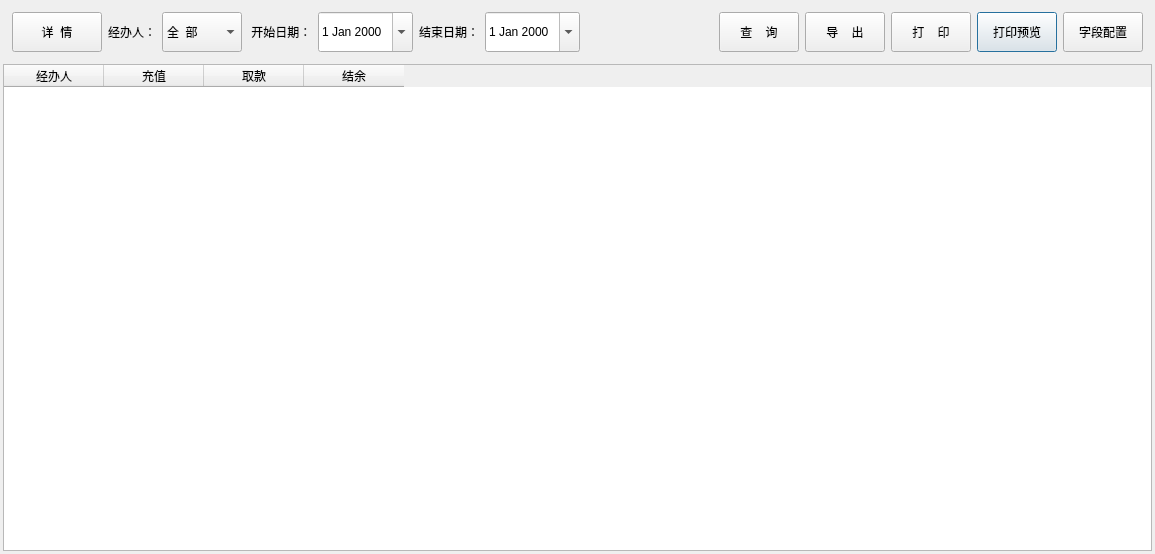
<?xml version="1.0" encoding="UTF-8"?>
<ui version="4.0">
 <class>Dialog</class>
 <widget class="QDialog" name="Dialog">
  <property name="geometry">
   <rect>
    <x>0</x>
    <y>0</y>
    <width>1155</width>
    <height>554</height>
   </rect>
  </property>
  <property name="minimumSize">
   <size>
    <width>720</width>
    <height>554</height>
   </size>
  </property>
  <property name="maximumSize">
   <size>
    <width>16777215</width>
    <height>16777215</height>
   </size>
  </property>
  <property name="mouseTracking">
   <bool>true</bool>
  </property>
  <property name="windowTitle">
   <string>公司资金报表</string>
  </property>
  <layout class="QVBoxLayout" name="verticalLayout">
   <property name="spacing">
    <number>3</number>
   </property>
   <property name="margin">
    <number>3</number>
   </property>
   <item>
    <widget class="QWidget" name="widget" native="true">
     <layout class="QGridLayout" name="gridLayout">
      <item row="0" column="11">
       <widget class="QPushButton" name="pushButton_8">
        <property name="minimumSize">
         <size>
          <width>0</width>
          <height>40</height>
         </size>
        </property>
        <property name="text">
         <string>打印预览</string>
        </property>
       </widget>
      </item>
      <item row="0" column="0">
       <widget class="QPushButton" name="pushButton">
        <property name="enabled">
         <bool>true</bool>
        </property>
        <property name="minimumSize">
         <size>
          <width>90</width>
          <height>40</height>
         </size>
        </property>
        <property name="text">
         <string>详  情</string>
        </property>
       </widget>
      </item>
      <item row="0" column="7">
       <spacer name="horizontalSpacer">
        <property name="orientation">
         <enum>Qt::Horizontal</enum>
        </property>
        <property name="sizeHint" stdset="0">
         <size>
          <width>40</width>
          <height>20</height>
         </size>
        </property>
       </spacer>
      </item>
      <item row="0" column="2">
       <widget class="QComboBox" name="comboBox_3">
        <property name="minimumSize">
         <size>
          <width>80</width>
          <height>40</height>
         </size>
        </property>
        <item>
         <property name="text">
          <string>全  部</string>
         </property>
        </item>
       </widget>
      </item>
      <item row="0" column="8">
       <widget class="QPushButton" name="pushButton_4">
        <property name="minimumSize">
         <size>
          <width>0</width>
          <height>40</height>
         </size>
        </property>
        <property name="text">
         <string>查    询</string>
        </property>
       </widget>
      </item>
      <item row="0" column="12">
       <widget class="QPushButton" name="pushButton_7">
        <property name="minimumSize">
         <size>
          <width>0</width>
          <height>40</height>
         </size>
        </property>
        <property name="text">
         <string>字段配置</string>
        </property>
       </widget>
      </item>
      <item row="0" column="5">
       <widget class="QLabel" name="label">
        <property name="minimumSize">
         <size>
          <width>0</width>
          <height>40</height>
         </size>
        </property>
        <property name="text">
         <string>结束日期：</string>
        </property>
       </widget>
      </item>
      <item row="0" column="9">
       <widget class="QPushButton" name="pushButton_6">
        <property name="minimumSize">
         <size>
          <width>0</width>
          <height>40</height>
         </size>
        </property>
        <property name="text">
         <string>导    出</string>
        </property>
       </widget>
      </item>
      <item row="0" column="10">
       <widget class="QPushButton" name="pushButton_5">
        <property name="minimumSize">
         <size>
          <width>0</width>
          <height>40</height>
         </size>
        </property>
        <property name="text">
         <string>打    印</string>
        </property>
       </widget>
      </item>
      <item row="0" column="6">
       <widget class="QDateEdit" name="dateEdit_2">
        <property name="minimumSize">
         <size>
          <width>0</width>
          <height>40</height>
         </size>
        </property>
        <property name="calendarPopup">
         <bool>true</bool>
        </property>
       </widget>
      </item>
      <item row="0" column="4">
       <widget class="QDateEdit" name="dateEdit">
        <property name="minimumSize">
         <size>
          <width>0</width>
          <height>40</height>
         </size>
        </property>
        <property name="calendarPopup">
         <bool>true</bool>
        </property>
       </widget>
      </item>
      <item row="0" column="3">
       <widget class="QLabel" name="label_3">
        <property name="minimumSize">
         <size>
          <width>0</width>
          <height>40</height>
         </size>
        </property>
        <property name="text">
         <string> 开始日期：</string>
        </property>
       </widget>
      </item>
      <item row="0" column="1">
       <widget class="QLabel" name="label_4">
        <property name="text">
         <string>经办人：</string>
        </property>
       </widget>
      </item>
     </layout>
    </widget>
   </item>
   <item>
    <widget class="QTableWidget" name="tableWidget">
     <column>
      <property name="text">
       <string>经办人</string>
      </property>
     </column>
     <column>
      <property name="text">
       <string>充值</string>
      </property>
     </column>
     <column>
      <property name="text">
       <string>取款</string>
      </property>
     </column>
     <column>
      <property name="text">
       <string>结余</string>
      </property>
     </column>
    </widget>
   </item>
  </layout>
 </widget>
 <resources/>
 <connections/>
</ui>
